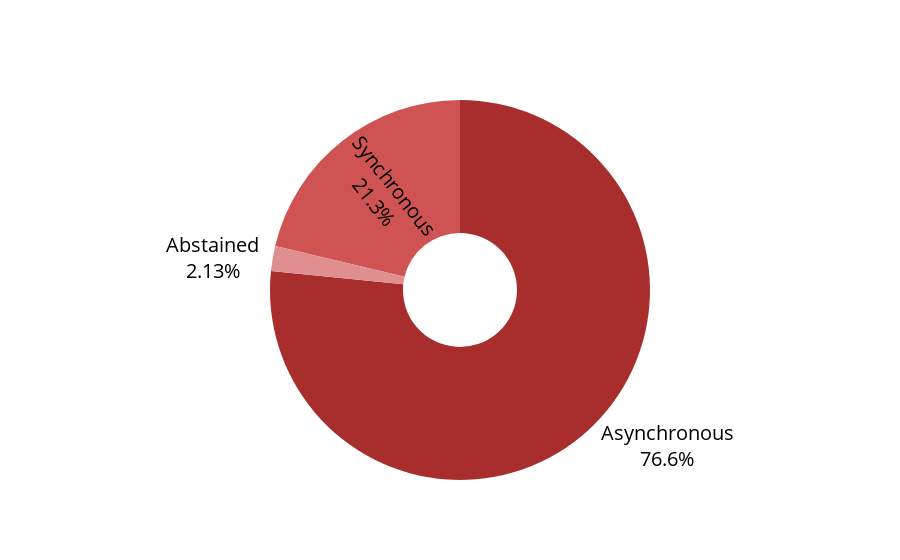

The notebook cell saved with this chart:
### Markdown cell above
# Slide 3 - Did you prefer asynchronous or synchronous remote learning styles?

### Code cell
labels = ['Asynchronous', 'Synchronous', 'Abstained']
values = [36, 10, 1]
colors = ['rgb(168,46,46)', 'rgb(208,83,83)', 'rgb(224,143,143)']
fig = go.Figure(data=[go.Pie(labels=labels, values=values, textinfo='label+percent', textfont_size=20,
                             insidetextorientation='radial', marker_colors=colors, textfont_color='#000000', hole=.3
                            )])
fig.update(layout_showlegend=False)
iplot(fig)
fig.write_image("presentationImages/COVID_S3_AsyncVSSync_MonoColors.png", width=800, height=800)

### Figure 1 — Plotly figure (JSON) as saved in the notebook; plotly's stock layout.template omitted (floating-point values rounded to 4 significant figures)
{"data": [{"hole": 0.3, "insidetextorientation": "radial", "labels": ["Asynchronous", "Synchronous", "Abstained"], "marker": {"colors": ["rgb(168,46,46)", "rgb(208,83,83)", "rgb(224,143,143)"]}, "textfont": {"color": "#000000", "size": 20}, "textinfo": "label+percent", "type": "pie", "values": [36, 10, 1]}], "layout": {"showlegend": false}}
